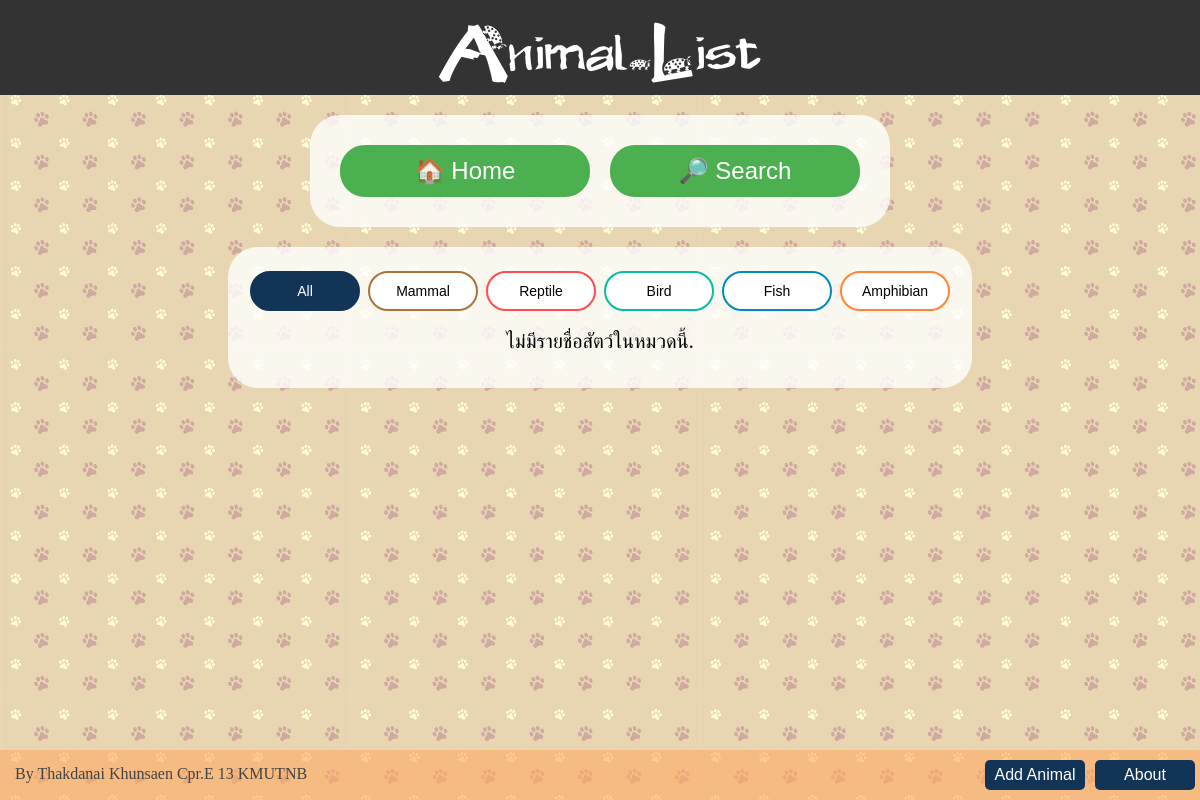
/park/All/, run on an earlier commit of the app's database.
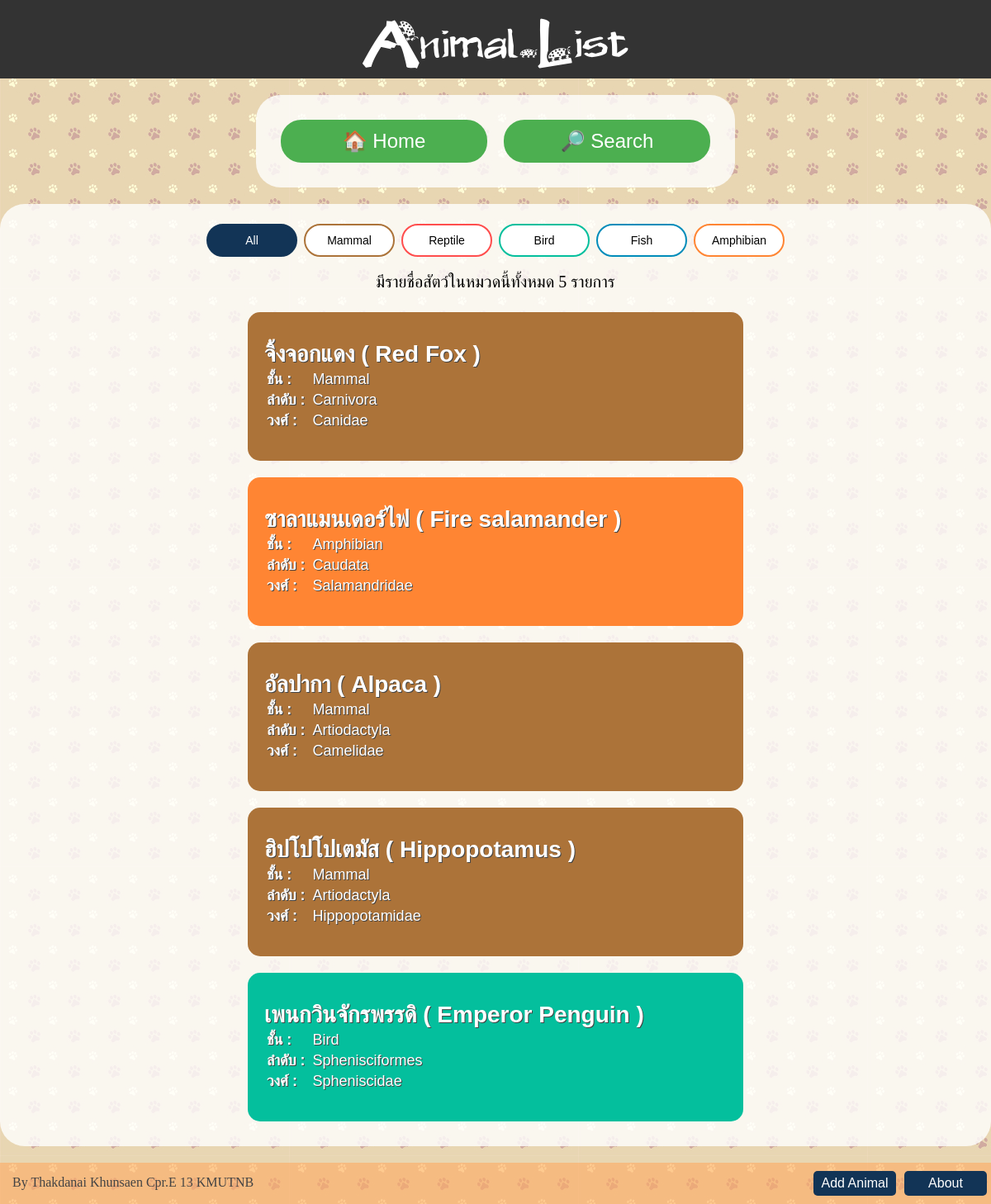
And on a later commit of the database.
### park/models.py (models this page shows, shortened)
class Animal(models.Model):
    thai_name = models.CharField(max_length=200)
    name = models.CharField(max_length=200)
    class_name = models.CharField(max_length=10,choices=CLASS_CHOICES)
    order = models.CharField(max_length=200)
    family = models.CharField(max_length=200)
    info = models.TextField(null=True, blank=True)
    habitat = models.TextField(null=True, blank=True)
    status = models.CharField(max_length=10,choices=STATUS_CHOICES,null=True, blank=True)
    def url_name(self):
        return self.name.replace(' ', '_')

### park/views.py (the view)
# urls.py: url(r'^(?P<class_name>[A-Za-z]+)/$', views.animal_list, name='animal_list'),
def animal_list(request, class_name):
    all_class = ["All","Mammal","Reptile","Bird","Fish","Amphibian"]
    if(class_name == 'All'):
        animal_list = Animal.objects.filter(status="Published").order_by('thai_name')
    elif(class_name in ('Mammal','Reptile','Bird','Fish','Amphibian')):
        animal_list = Animal.objects.filter(status="Published",class_name=class_name).order_by('thai_name')
    else:
        raise Http404("Question does not exist")
    return render(request, 'park/animal_list.html',{'lists':animal_list,'all_class':all_class,'class_now':class_name})

### park/templates/park/animal_list.html (shortened to what this page needs)
{% extends 'park/base.html' %}
{% load static %}
{% block style_n_script %}
    <link rel="stylesheet" href="{% static '/css/list.css' %}">
{% endblock %}
{% block header %}
<p id="main_page_head">Animal List</p>
{% endblock %}
{% block content %}
    <div class="list_div">
    <a href="{% url 'park:index' %}"><button class="button button_menu">&#127968; Home</button></a>
    <a href="{% url 'park:search' %}"><button class="button button_menu">&#X1F50E; Search</button></a>
    </div>
    <div class="list_div">
    {% for class_name in all_class %}
        <a href="{% url 'park:animal_list' class_name %}">
        {% if class_name == class_now %}
        <button class="button sel_bt_{{ class_name }}">
        {% else %}
        <button class="button button_{{ class_name }}">
        {% endif %}
        {{ class_name }}
        </button></a>
    {% endfor %}
    {% if lists %}
    <div style="font-size:20px;margin:15px">มีรายชื่อสัตว์ในหมวดนี้ทั้งหมด {{ lists.count }} รายการ</div>
        {% for animal in lists %}
            <a href="{% url 'park:animal_data' animal.url_name %}">
            {% if forloop.counter|divisibleby:2 %}
            <button class="block-list list_{{ animal.class_name }}">
            {% else %}
            <button class="block-list list-left list_{{ animal.class_name }}">
            {% endif %}
            <b class="animal_name">{{ animal.thai_name }} ( {{ animal.name }} )</b><br>
            <table>
                <tr><td><b>ชั้น :</b></td><td> &nbsp;{{ animal.class_name }}</td></tr>
                <tr><td><b>ลำดับ :</b></td><td> &nbsp;{{ animal.order }}</td></tr>
                <tr><td><b>วงศ์ :</b></td><td> &nbsp;{{ animal.family }}</td></tr>
            </table>
            </button></a>
        {% endfor %}
    {% else %}
        <div style="font-size:20px;margin:15px">ไม่มีรายชื่อสัตว์ในหมวดนี้.</div>
    {% endif %}
    </div>
{% endblock %}

What changed in the data, as far as the page shows it:
now on this page (row edited): Animal: thai_name "จิ้งจอกแดง", name "Red Fox", class_name "Mammal", order "Carnivora", family "Canidae"
now on this page (row edited): Animal: thai_name "ซาลาแมนเดอร์ไฟ", name "Fire salamander", class_name "Amphibian", order "Caudata", family "Salamandridae"
now on this page (row edited): Animal: thai_name "อัลปากา", name "Alpaca", class_name "Mammal", order "Artiodactyla", family "Camelidae"
now on this page (row edited): Animal: thai_name "ฮิปโปโปเตมัส", name "Hippopotamus", class_name "Mammal", order "Artiodactyla", family "Hippopotamidae"
now on this page (row edited): Animal: thai_name "เพนกวินจักรพรรดิ", name "Emperor Penguin", class_name "Bird", order "Sphenisciformes", family "Spheniscidae"
Also different on the page:
{{ lists.count }}: (not shown) → "5"
text no longer shown: "ไม่มีรายชื่อสัตว์ในหมวดนี้."
text now shown: "มีรายชื่อสัตว์ในหมวดนี้ทั้งหมด รายการ"
